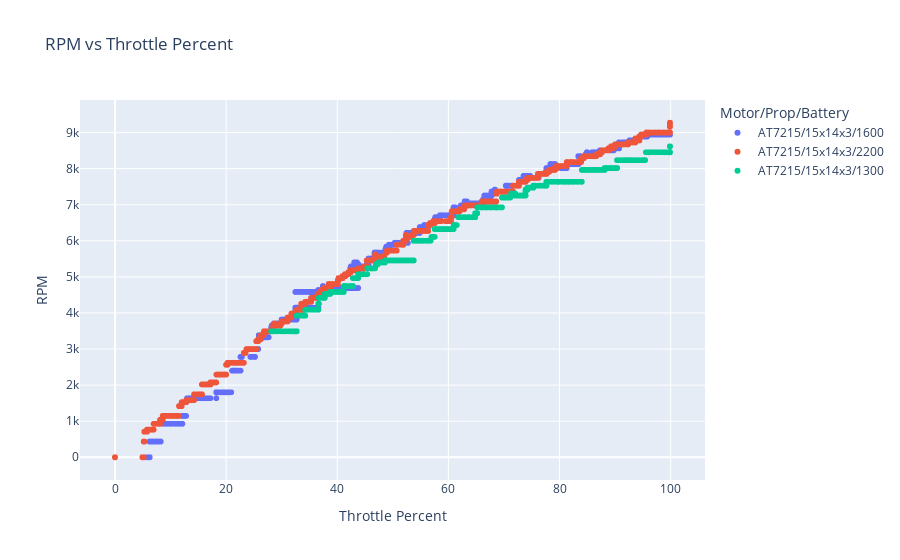

This figure's notebook cell:
### Code cell
fig = px.scatter(df, x='Throttle Percent', y='RPM', color='Motor/Prop/Battery', title="RPM vs Throttle Percent")
fig.update_yaxes(tick0=0, dtick=1000)
fig.show()

### Figure 1 — Plotly figure (JSON) as saved in the notebook; plotly's stock layout.template omitted (floating-point values rounded to 4 significant figures; data arrays with more than 128 entries replaced by an {"elided": "..."} marker saying what was removed)
{"data": [{"hovertemplate": "Motor/Prop/Battery=AT7215/15x14x3/1600<br>Throttle Percent=%{x}<br>RPM=%{y}<extra></extra>", "legendgroup": "AT7215/15x14x3/1600", "marker": {"color": "#636efa", "symbol": "circle"}, "mode": "markers", "name": "AT7215/15x14x3/1600", "showlegend": true, "type": "scattergl", "x": {"elided": "24404 float values"}, "xaxis": "x", "y": {"elided": "24404 int values"}, "yaxis": "y"}, {"hovertemplate": "Motor/Prop/Battery=AT7215/15x14x3/2200<br>Throttle Percent=%{x}<br>RPM=%{y}<extra></extra>", "legendgroup": "AT7215/15x14x3/2200", "marker": {"color": "#EF553B", "symbol": "circle"}, "mode": "markers", "name": "AT7215/15x14x3/2200", "showlegend": true, "type": "scattergl", "x": {"elided": "34197 float values"}, "xaxis": "x", "y": {"elided": "34197 int values"}, "yaxis": "y"}, {"hovertemplate": "Motor/Prop/Battery=AT7215/15x14x3/1300<br>Throttle Percent=%{x}<br>RPM=%{y}<extra></extra>", "legendgroup": "AT7215/15x14x3/1300", "marker": {"color": "#00cc96", "symbol": "circle"}, "mode": "markers", "name": "AT7215/15x14x3/1300", "showlegend": true, "type": "scattergl", "x": {"elided": "4412 float values"}, "xaxis": "x", "y": {"elided": "4412 int values"}, "yaxis": "y"}], "layout": {"legend": {"title": {"text": "Motor/Prop/Battery"}, "tracegroupgap": 0}, "title": {"text": "RPM vs Throttle Percent"}, "xaxis": {"anchor": "y", "domain": [0, 1], "title": {"text": "Throttle Percent"}}, "yaxis": {"anchor": "x", "domain": [0, 1], "dtick": 1000, "tick0": 0, "title": {"text": "RPM"}}}}
